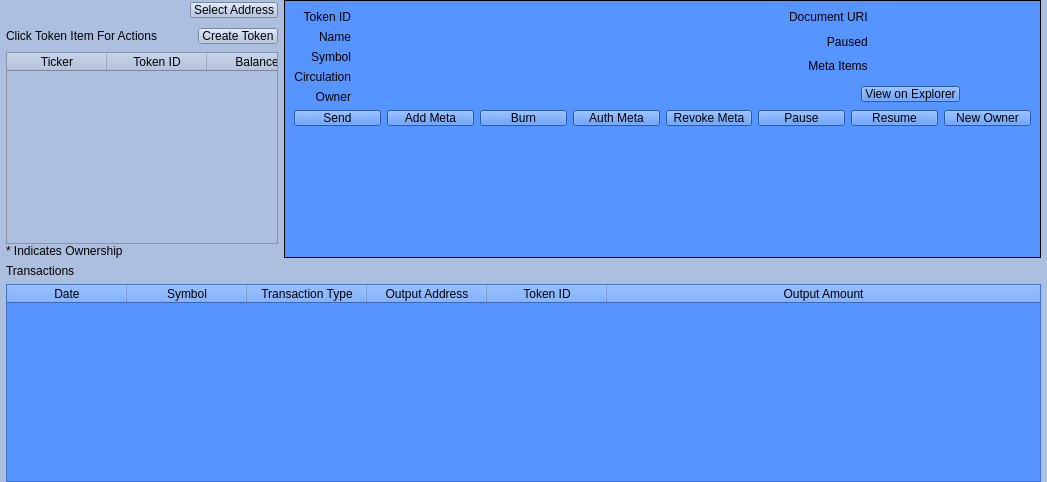
<?xml version="1.0" encoding="UTF-8"?>
<ui version="4.0">
 <class>PyrkTokens</class>
 <widget class="QWidget" name="PyrkTokens">
  <property name="geometry">
   <rect>
    <x>0</x>
    <y>0</y>
    <width>1047</width>
    <height>482</height>
   </rect>
  </property>
  <property name="windowTitle">
   <string>Form</string>
  </property>
  <property name="styleSheet">
   <string notr="true">background-color: rgb(173, 191, 222);</string>
  </property>
  <layout class="QVBoxLayout" name="pyrk_token_layout">
   <property name="leftMargin">
    <number>0</number>
   </property>
   <property name="topMargin">
    <number>0</number>
   </property>
   <property name="rightMargin">
    <number>0</number>
   </property>
   <property name="bottomMargin">
    <number>0</number>
   </property>
   <item>
    <layout class="QVBoxLayout" name="layout_token_outer">
     <property name="leftMargin">
      <number>6</number>
     </property>
     <property name="rightMargin">
      <number>6</number>
     </property>
     <property name="bottomMargin">
      <number>0</number>
     </property>
     <item>
      <layout class="QHBoxLayout" name="layout_token_controls">
       <item>
        <widget class="QWidget" name="widget_token_overview" native="true">
         <property name="sizePolicy">
          <sizepolicy hsizetype="Maximum" vsizetype="Preferred">
           <horstretch>0</horstretch>
           <verstretch>0</verstretch>
          </sizepolicy>
         </property>
         <property name="sizeIncrement">
          <size>
           <width>200</width>
           <height>0</height>
          </size>
         </property>
         <property name="baseSize">
          <size>
           <width>0</width>
           <height>0</height>
          </size>
         </property>
         <property name="styleSheet">
          <string notr="true"/>
         </property>
         <layout class="QVBoxLayout" name="widget_token_overview_layout">
          <property name="spacing">
           <number>0</number>
          </property>
          <property name="leftMargin">
           <number>0</number>
          </property>
          <property name="topMargin">
           <number>0</number>
          </property>
          <property name="rightMargin">
           <number>0</number>
          </property>
          <property name="bottomMargin">
           <number>0</number>
          </property>
          <item>
           <layout class="QVBoxLayout" name="layout_token_overview">
            <item>
             <layout class="QHBoxLayout" name="layout_token_address">
              <item>
               <widget class="QLabel" name="label_token_address">
                <property name="minimumSize">
                 <size>
                  <width>0</width>
                  <height>0</height>
                 </size>
                </property>
                <property name="text">
                 <string/>
                </property>
               </widget>
              </item>
              <item>
               <spacer name="horizontalSpacer_2">
                <property name="orientation">
                 <enum>Qt::Horizontal</enum>
                </property>
                <property name="sizeHint" stdset="0">
                 <size>
                  <width>40</width>
                  <height>20</height>
                 </size>
                </property>
               </spacer>
              </item>
              <item>
               <widget class="QPushButton" name="button_set_address">
                <property name="minimumSize">
                 <size>
                  <width>0</width>
                  <height>0</height>
                 </size>
                </property>
                <property name="styleSheet">
                 <string notr="true">padding-left: 3px;padding-right: 3px;padding-top: 0px;padding-bottom: 0px;</string>
                </property>
                <property name="text">
                 <string>Select Address</string>
                </property>
               </widget>
              </item>
             </layout>
            </item>
            <item>
             <layout class="QHBoxLayout" name="layout_token_creation">
              <property name="topMargin">
               <number>6</number>
              </property>
              <property name="bottomMargin">
               <number>6</number>
              </property>
              <item>
               <widget class="QLabel" name="label_click_for_action">
                <property name="text">
                 <string>Click Token Item For Actions</string>
                </property>
               </widget>
              </item>
              <item>
               <spacer name="horizontalSpacer">
                <property name="orientation">
                 <enum>Qt::Horizontal</enum>
                </property>
                <property name="sizeHint" stdset="0">
                 <size>
                  <width>40</width>
                  <height>20</height>
                 </size>
                </property>
               </spacer>
              </item>
              <item>
               <widget class="QPushButton" name="button_create_token">
                <property name="minimumSize">
                 <size>
                  <width>0</width>
                  <height>0</height>
                 </size>
                </property>
                <property name="styleSheet">
                 <string notr="true">padding-left: 3px; padding-right: 3px; padding-top: 0px; padding-bottom: 0px;</string>
                </property>
                <property name="text">
                 <string>Create Token</string>
                </property>
               </widget>
              </item>
             </layout>
            </item>
            <item>
             <widget class="QTableWidget" name="table_token_list">
              <property name="sizePolicy">
               <sizepolicy hsizetype="Expanding" vsizetype="Expanding">
                <horstretch>0</horstretch>
                <verstretch>0</verstretch>
               </sizepolicy>
              </property>
              <property name="minimumSize">
               <size>
                <width>0</width>
                <height>0</height>
               </size>
              </property>
              <property name="baseSize">
               <size>
                <width>0</width>
                <height>0</height>
               </size>
              </property>
              <property name="contextMenuPolicy">
               <enum>Qt::CustomContextMenu</enum>
              </property>
              <property name="styleSheet">
               <string notr="true"/>
              </property>
              <property name="verticalScrollBarPolicy">
               <enum>Qt::ScrollBarAsNeeded</enum>
              </property>
              <property name="horizontalScrollBarPolicy">
               <enum>Qt::ScrollBarAlwaysOff</enum>
              </property>
              <property name="sizeAdjustPolicy">
               <enum>QAbstractScrollArea::AdjustIgnored</enum>
              </property>
              <property name="showGrid">
               <bool>true</bool>
              </property>
              <property name="rowCount">
               <number>0</number>
              </property>
              <attribute name="horizontalHeaderVisible">
               <bool>true</bool>
              </attribute>
              <attribute name="horizontalHeaderCascadingSectionResizes">
               <bool>false</bool>
              </attribute>
              <attribute name="horizontalHeaderStretchLastSection">
               <bool>true</bool>
              </attribute>
              <attribute name="verticalHeaderVisible">
               <bool>false</bool>
              </attribute>
              <column>
               <property name="text">
                <string>Ticker</string>
               </property>
              </column>
              <column>
               <property name="text">
                <string>Token ID</string>
               </property>
              </column>
              <column>
               <property name="text">
                <string>Balance</string>
               </property>
              </column>
             </widget>
            </item>
            <item>
             <widget class="QLabel" name="label">
              <property name="text">
               <string>* Indicates Ownership</string>
              </property>
             </widget>
            </item>
           </layout>
          </item>
         </layout>
        </widget>
       </item>
       <item>
        <widget class="QWidget" name="widget_token_interface" native="true">
         <property name="styleSheet">
          <string notr="true"/>
         </property>
         <layout class="QVBoxLayout" name="widget_token_interface_layout">
          <property name="spacing">
           <number>0</number>
          </property>
          <property name="leftMargin">
           <number>0</number>
          </property>
          <property name="topMargin">
           <number>0</number>
          </property>
          <property name="rightMargin">
           <number>0</number>
          </property>
          <property name="bottomMargin">
           <number>0</number>
          </property>
          <item>
           <widget class="QFrame" name="frame_token_interface">
            <property name="styleSheet">
             <string notr="true">background-color: rgb(86, 148, 255);</string>
            </property>
            <property name="frameShape">
             <enum>QFrame::Box</enum>
            </property>
            <property name="frameShadow">
             <enum>QFrame::Plain</enum>
            </property>
            <property name="lineWidth">
             <number>1</number>
            </property>
            <layout class="QVBoxLayout" name="verticalLayout">
             <item>
              <layout class="QVBoxLayout" name="layout_token_info_and_control">
               <property name="spacing">
                <number>6</number>
               </property>
               <item>
                <layout class="QHBoxLayout" name="layout_token_info">
                 <property name="spacing">
                  <number>0</number>
                 </property>
                 <property name="sizeConstraint">
                  <enum>QLayout::SetMinimumSize</enum>
                 </property>
                 <item>
                  <widget class="QWidget" name="widget_token_info_left" native="true">
                   <layout class="QHBoxLayout" name="widget_token_info_left_layout">
                    <property name="spacing">
                     <number>0</number>
                    </property>
                    <property name="leftMargin">
                     <number>0</number>
                    </property>
                    <property name="topMargin">
                     <number>0</number>
                    </property>
                    <property name="rightMargin">
                     <number>0</number>
                    </property>
                    <property name="bottomMargin">
                     <number>0</number>
                    </property>
                    <item>
                     <widget class="QWidget" name="widget_token_info_col1a_2" native="true">
                      <property name="sizePolicy">
                       <sizepolicy hsizetype="Maximum" vsizetype="Preferred">
                        <horstretch>0</horstretch>
                        <verstretch>0</verstretch>
                       </sizepolicy>
                      </property>
                      <property name="styleSheet">
                       <string notr="true"/>
                      </property>
                      <layout class="QVBoxLayout" name="widget_token_info_col1a_2_layout">
                       <property name="spacing">
                        <number>0</number>
                       </property>
                       <property name="leftMargin">
                        <number>0</number>
                       </property>
                       <property name="topMargin">
                        <number>0</number>
                       </property>
                       <property name="rightMargin">
                        <number>10</number>
                       </property>
                       <property name="bottomMargin">
                        <number>0</number>
                       </property>
                       <item>
                        <layout class="QVBoxLayout" name="layout_token_info_col1a_2">
                         <property name="spacing">
                          <number>6</number>
                         </property>
                         <property name="sizeConstraint">
                          <enum>QLayout::SetDefaultConstraint</enum>
                         </property>
                         <item>
                          <widget class="QLabel" name="label_token_id_2">
                           <property name="sizePolicy">
                            <sizepolicy hsizetype="Preferred" vsizetype="Preferred">
                             <horstretch>0</horstretch>
                             <verstretch>0</verstretch>
                            </sizepolicy>
                           </property>
                           <property name="styleSheet">
                            <string notr="true"/>
                           </property>
                           <property name="text">
                            <string>Token ID</string>
                           </property>
                           <property name="alignment">
                            <set>Qt::AlignRight|Qt::AlignTop|Qt::AlignTrailing</set>
                           </property>
                           <property name="margin">
                            <number>0</number>
                           </property>
                          </widget>
                         </item>
                         <item>
                          <widget class="QLabel" name="label_name_2">
                           <property name="sizePolicy">
                            <sizepolicy hsizetype="Preferred" vsizetype="Preferred">
                             <horstretch>0</horstretch>
                             <verstretch>0</verstretch>
                            </sizepolicy>
                           </property>
                           <property name="styleSheet">
                            <string notr="true"/>
                           </property>
                           <property name="text">
                            <string>Name</string>
                           </property>
                           <property name="alignment">
                            <set>Qt::AlignRight|Qt::AlignTop|Qt::AlignTrailing</set>
                           </property>
                          </widget>
                         </item>
                         <item>
                          <widget class="QLabel" name="label_symbol_2">
                           <property name="sizePolicy">
                            <sizepolicy hsizetype="Preferred" vsizetype="Preferred">
                             <horstretch>0</horstretch>
                             <verstretch>0</verstretch>
                            </sizepolicy>
                           </property>
                           <property name="styleSheet">
                            <string notr="true"/>
                           </property>
                           <property name="text">
                            <string>Symbol</string>
                           </property>
                           <property name="alignment">
                            <set>Qt::AlignRight|Qt::AlignTop|Qt::AlignTrailing</set>
                           </property>
                          </widget>
                         </item>
                         <item>
                          <widget class="QLabel" name="label_circulation_2">
                           <property name="sizePolicy">
                            <sizepolicy hsizetype="Preferred" vsizetype="Preferred">
                             <horstretch>0</horstretch>
                             <verstretch>0</verstretch>
                            </sizepolicy>
                           </property>
                           <property name="styleSheet">
                            <string notr="true"/>
                           </property>
                           <property name="text">
                            <string>Circulation</string>
                           </property>
                           <property name="alignment">
                            <set>Qt::AlignRight|Qt::AlignTop|Qt::AlignTrailing</set>
                           </property>
                          </widget>
                         </item>
                         <item>
                          <widget class="QLabel" name="label_owner_2">
                           <property name="sizePolicy">
                            <sizepolicy hsizetype="Preferred" vsizetype="Preferred">
                             <horstretch>0</horstretch>
                             <verstretch>0</verstretch>
                            </sizepolicy>
                           </property>
                           <property name="styleSheet">
                            <string notr="true"/>
                           </property>
                           <property name="text">
                            <string>Owner</string>
                           </property>
                           <property name="alignment">
                            <set>Qt::AlignRight|Qt::AlignTop|Qt::AlignTrailing</set>
                           </property>
                          </widget>
                         </item>
                        </layout>
                       </item>
                      </layout>
                     </widget>
                    </item>
                    <item>
                     <widget class="QWidget" name="widget_token_info_col1b_2" native="true">
                      <layout class="QVBoxLayout" name="widget_token_info_col1b_2_layout">
                       <property name="spacing">
                        <number>0</number>
                       </property>
                       <property name="leftMargin">
                        <number>0</number>
                       </property>
                       <property name="topMargin">
                        <number>0</number>
                       </property>
                       <property name="rightMargin">
                        <number>0</number>
                       </property>
                       <property name="bottomMargin">
                        <number>0</number>
                       </property>
                       <item>
                        <layout class="QVBoxLayout" name="layout_token_info_col1b_2">
                         <property name="spacing">
                          <number>6</number>
                         </property>
                         <property name="sizeConstraint">
                          <enum>QLayout::SetDefaultConstraint</enum>
                         </property>
                         <item>
                          <widget class="QLabel" name="label_token_id_value_2">
                           <property name="text">
                            <string/>
                           </property>
                           <property name="alignment">
                            <set>Qt::AlignLeading|Qt::AlignLeft|Qt::AlignTop</set>
                           </property>
                          </widget>
                         </item>
                         <item>
                          <widget class="QLabel" name="label_name_value_2">
                           <property name="text">
                            <string/>
                           </property>
                           <property name="alignment">
                            <set>Qt::AlignLeading|Qt::AlignLeft|Qt::AlignTop</set>
                           </property>
                          </widget>
                         </item>
                         <item>
                          <widget class="QLabel" name="label_symbol_value_2">
                           <property name="text">
                            <string/>
                           </property>
                           <property name="alignment">
                            <set>Qt::AlignLeading|Qt::AlignLeft|Qt::AlignTop</set>
                           </property>
                          </widget>
                         </item>
                         <item>
                          <widget class="QLabel" name="label_circulation_value_2">
                           <property name="text">
                            <string/>
                           </property>
                           <property name="alignment">
                            <set>Qt::AlignLeading|Qt::AlignLeft|Qt::AlignTop</set>
                           </property>
                          </widget>
                         </item>
                         <item>
                          <widget class="QLabel" name="label_owner_value_2">
                           <property name="text">
                            <string/>
                           </property>
                           <property name="alignment">
                            <set>Qt::AlignLeading|Qt::AlignLeft|Qt::AlignTop</set>
                           </property>
                          </widget>
                         </item>
                        </layout>
                       </item>
                      </layout>
                     </widget>
                    </item>
                   </layout>
                  </widget>
                 </item>
                 <item>
                  <widget class="QWidget" name="widget_token_info_right" native="true">
                   <property name="sizePolicy">
                    <sizepolicy hsizetype="Maximum" vsizetype="Preferred">
                     <horstretch>0</horstretch>
                     <verstretch>0</verstretch>
                    </sizepolicy>
                   </property>
                   <layout class="QVBoxLayout" name="widget_token_info_right_layout">
                    <property name="spacing">
                     <number>0</number>
                    </property>
                    <property name="leftMargin">
                     <number>0</number>
                    </property>
                    <property name="topMargin">
                     <number>0</number>
                    </property>
                    <property name="rightMargin">
                     <number>0</number>
                    </property>
                    <property name="bottomMargin">
                     <number>0</number>
                    </property>
                    <item>
                     <layout class="QVBoxLayout" name="layout_token_info_right">
                      <property name="spacing">
                       <number>6</number>
                      </property>
                      <item>
                       <layout class="QHBoxLayout" name="layout_token_info_right_internal">
                        <property name="spacing">
                         <number>0</number>
                        </property>
                        <item>
                         <widget class="QWidget" name="widget_token_info_col2a" native="true">
                          <property name="sizePolicy">
                           <sizepolicy hsizetype="Maximum" vsizetype="Preferred">
                            <horstretch>0</horstretch>
                            <verstretch>0</verstretch>
                           </sizepolicy>
                          </property>
                          <layout class="QVBoxLayout" name="widget_token_info_col2a_layout">
                           <property name="spacing">
                            <number>0</number>
                           </property>
                           <property name="leftMargin">
                            <number>0</number>
                           </property>
                           <property name="topMargin">
                            <number>0</number>
                           </property>
                           <property name="rightMargin">
                            <number>10</number>
                           </property>
                           <property name="bottomMargin">
                            <number>0</number>
                           </property>
                           <item>
                            <layout class="QVBoxLayout" name="layout_token_info_col2a_2">
                             <property name="spacing">
                              <number>6</number>
                             </property>
                             <item>
                              <widget class="QLabel" name="label_uri_2">
                               <property name="text">
                                <string>Document URI </string>
                               </property>
                               <property name="alignment">
                                <set>Qt::AlignRight|Qt::AlignTop|Qt::AlignTrailing</set>
                               </property>
                              </widget>
                             </item>
                             <item>
                              <widget class="QLabel" name="label_paused_2">
                               <property name="text">
                                <string>Paused </string>
                               </property>
                               <property name="alignment">
                                <set>Qt::AlignRight|Qt::AlignTop|Qt::AlignTrailing</set>
                               </property>
                              </widget>
                             </item>
                             <item>
                              <widget class="QLabel" name="label_meta_items_2">
                               <property name="text">
                                <string>Meta Items </string>
                               </property>
                               <property name="alignment">
                                <set>Qt::AlignRight|Qt::AlignTop|Qt::AlignTrailing</set>
                               </property>
                              </widget>
                             </item>
                            </layout>
                           </item>
                          </layout>
                         </widget>
                        </item>
                        <item>
                         <widget class="QWidget" name="widget_token_info_col2b" native="true">
                          <property name="minimumSize">
                           <size>
                            <width>150</width>
                            <height>0</height>
                           </size>
                          </property>
                          <layout class="QVBoxLayout" name="widget_token_info_col2b_layout">
                           <property name="spacing">
                            <number>0</number>
                           </property>
                           <property name="leftMargin">
                            <number>0</number>
                           </property>
                           <property name="topMargin">
                            <number>0</number>
                           </property>
                           <property name="rightMargin">
                            <number>0</number>
                           </property>
                           <property name="bottomMargin">
                            <number>0</number>
                           </property>
                           <item>
                            <layout class="QVBoxLayout" name="layout_token_info_col2b_2">
                             <property name="spacing">
                              <number>6</number>
                             </property>
                             <item>
                              <widget class="QLabel" name="label_uri_value_2">
                               <property name="text">
                                <string/>
                               </property>
                               <property name="alignment">
                                <set>Qt::AlignLeading|Qt::AlignLeft|Qt::AlignTop</set>
                               </property>
                              </widget>
                             </item>
                             <item>
                              <widget class="QLabel" name="label_paused_value_2">
                               <property name="text">
                                <string/>
                               </property>
                               <property name="alignment">
                                <set>Qt::AlignLeading|Qt::AlignLeft|Qt::AlignTop</set>
                               </property>
                              </widget>
                             </item>
                             <item>
                              <widget class="QLabel" name="label_meta_items_value_2">
                               <property name="text">
                                <string/>
                               </property>
                               <property name="alignment">
                                <set>Qt::AlignLeading|Qt::AlignLeft|Qt::AlignTop</set>
                               </property>
                              </widget>
                             </item>
                            </layout>
                           </item>
                          </layout>
                         </widget>
                        </item>
                       </layout>
                      </item>
                      <item>
                       <layout class="QHBoxLayout" name="layout_view_on_explorer">
                        <item>
                         <spacer name="horizontalSpacer_3">
                          <property name="orientation">
                           <enum>Qt::Horizontal</enum>
                          </property>
                          <property name="sizeHint" stdset="0">
                           <size>
                            <width>40</width>
                            <height>20</height>
                           </size>
                          </property>
                         </spacer>
                        </item>
                        <item>
                         <widget class="QPushButton" name="button_view_on_explorer">
                          <property name="styleSheet">
                           <string notr="true">padding-left: 3px; padding-right: 3px; padding-top: 0px; padding-bottom: 0px;
background-color: rgb(50, 122, 246);</string>
                          </property>
                          <property name="text">
                           <string>View on Explorer</string>
                          </property>
                         </widget>
                        </item>
                        <item>
                         <spacer name="horizontalSpacer_4">
                          <property name="orientation">
                           <enum>Qt::Horizontal</enum>
                          </property>
                          <property name="sizeHint" stdset="0">
                           <size>
                            <width>40</width>
                            <height>20</height>
                           </size>
                          </property>
                         </spacer>
                        </item>
                       </layout>
                      </item>
                     </layout>
                    </item>
                   </layout>
                  </widget>
                 </item>
                </layout>
               </item>
               <item>
                <layout class="QHBoxLayout" name="layout_token_control_buttons">
                 <property name="spacing">
                  <number>6</number>
                 </property>
                 <item>
                  <widget class="QPushButton" name="button_send">
                   <property name="styleSheet">
                    <string notr="true">padding-left: 3px; padding-right: 3px; padding-top: 0px; padding-bottom: 0px;
background-color: rgb(50, 122, 246);</string>
                   </property>
                   <property name="text">
                    <string>Send</string>
                   </property>
                  </widget>
                 </item>
                 <item>
                  <widget class="QPushButton" name="button_add_meta">
                   <property name="styleSheet">
                    <string notr="true">padding-left: 3px; padding-right: 3px; padding-top: 0px; padding-bottom: 0px;
background-color: rgb(50, 122, 246);</string>
                   </property>
                   <property name="text">
                    <string>Add Meta</string>
                   </property>
                  </widget>
                 </item>
                 <item>
                  <widget class="QPushButton" name="button_burn">
                   <property name="styleSheet">
                    <string notr="true">padding-left: 3px; padding-right: 3px; padding-top: 0px; padding-bottom: 0px;
background-color: rgb(50, 122, 246);</string>
                   </property>
                   <property name="text">
                    <string>Burn</string>
                   </property>
                  </widget>
                 </item>
                 <item>
                  <widget class="QPushButton" name="button_auth_meta">
                   <property name="styleSheet">
                    <string notr="true">padding-left: 3px; padding-right: 3px; padding-top: 0px; padding-bottom: 0px;
background-color: rgb(50, 122, 246);</string>
                   </property>
                   <property name="text">
                    <string>Auth Meta</string>
                   </property>
                  </widget>
                 </item>
                 <item>
                  <widget class="QPushButton" name="button_revoke_meta">
                   <property name="styleSheet">
                    <string notr="true">padding-left: 3px; padding-right: 3px; padding-top: 0px; padding-bottom: 0px;
background-color: rgb(50, 122, 246);</string>
                   </property>
                   <property name="text">
                    <string>Revoke Meta</string>
                   </property>
                  </widget>
                 </item>
                 <item>
                  <widget class="QPushButton" name="button_pause">
                   <property name="styleSheet">
                    <string notr="true">padding-left: 3px; padding-right: 3px; padding-top: 0px; padding-bottom: 0px;
background-color: rgb(50, 122, 246);</string>
                   </property>
                   <property name="text">
                    <string>Pause</string>
                   </property>
                  </widget>
                 </item>
                 <item>
                  <widget class="QPushButton" name="button_resume">
                   <property name="styleSheet">
                    <string notr="true">padding-left: 3px; padding-right: 3px; padding-top: 0px; padding-bottom: 0px;
background-color: rgb(50, 122, 246);</string>
                   </property>
                   <property name="text">
                    <string>Resume</string>
                   </property>
                  </widget>
                 </item>
                 <item>
                  <widget class="QPushButton" name="button_new_owner">
                   <property name="styleSheet">
                    <string notr="true">padding-left: 3px; padding-right: 3px; padding-top: 0px; padding-bottom: 0px;
background-color: rgb(50, 122, 246);</string>
                   </property>
                   <property name="text">
                    <string>New Owner</string>
                   </property>
                  </widget>
                 </item>
                </layout>
               </item>
              </layout>
             </item>
             <item>
              <widget class="QWidget" name="widget_token_form" native="true">
               <layout class="QVBoxLayout" name="layout_token_form">
                <property name="leftMargin">
                 <number>0</number>
                </property>
                <property name="topMargin">
                 <number>0</number>
                </property>
                <property name="rightMargin">
                 <number>0</number>
                </property>
                <property name="bottomMargin">
                 <number>0</number>
                </property>
               </layout>
              </widget>
             </item>
             <item>
              <spacer name="verticalSpacer">
               <property name="orientation">
                <enum>Qt::Vertical</enum>
               </property>
               <property name="sizeHint" stdset="0">
                <size>
                 <width>0</width>
                 <height>0</height>
                </size>
               </property>
              </spacer>
             </item>
            </layout>
           </widget>
          </item>
         </layout>
        </widget>
       </item>
      </layout>
     </item>
     <item>
      <widget class="QLabel" name="label_transaction">
       <property name="text">
        <string>Transactions</string>
       </property>
      </widget>
     </item>
     <item>
      <widget class="QTableWidget" name="table_transaction_list">
       <property name="contextMenuPolicy">
        <enum>Qt::CustomContextMenu</enum>
       </property>
       <property name="styleSheet">
        <string notr="true">background-color: rgb(86, 148, 255);</string>
       </property>
       <property name="sizeAdjustPolicy">
        <enum>QAbstractScrollArea::AdjustIgnored</enum>
       </property>
       <property name="alternatingRowColors">
        <bool>false</bool>
       </property>
       <property name="rowCount">
        <number>0</number>
       </property>
       <attribute name="horizontalHeaderDefaultSectionSize">
        <number>120</number>
       </attribute>
       <attribute name="horizontalHeaderMinimumSectionSize">
        <number>0</number>
       </attribute>
       <attribute name="horizontalHeaderStretchLastSection">
        <bool>true</bool>
       </attribute>
       <attribute name="verticalHeaderVisible">
        <bool>false</bool>
       </attribute>
       <column>
        <property name="text">
         <string>Date</string>
        </property>
       </column>
       <column>
        <property name="text">
         <string>Symbol</string>
        </property>
       </column>
       <column>
        <property name="text">
         <string>Transaction Type</string>
        </property>
       </column>
       <column>
        <property name="text">
         <string>Output Address</string>
        </property>
       </column>
       <column>
        <property name="text">
         <string>Token ID</string>
        </property>
       </column>
       <column>
        <property name="text">
         <string>Output Amount</string>
        </property>
       </column>
      </widget>
     </item>
    </layout>
   </item>
  </layout>
 </widget>
 <resources/>
 <connections/>
</ui>
